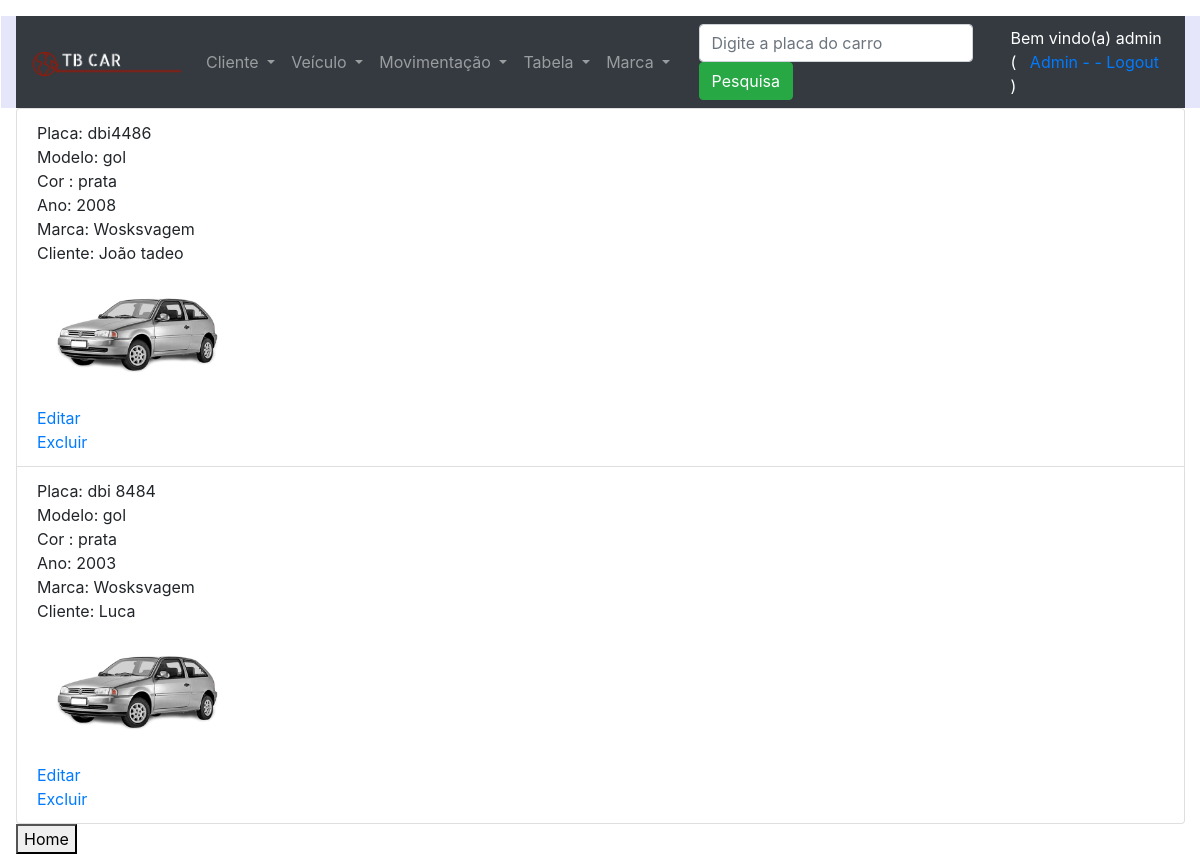
Page /listagemVeiculo/ (signed in) on the committed database.
### core/models.py (models this page shows, shortened)
class Veiculo(models.Model):
    placa = models.CharField(max_length=8, verbose_name='Placa')
    modelo = models.CharField(max_length=20, blank=True, null=True, verbose_name='Modelo')
    cor = models.CharField(max_length=20, blank=True, null=True, verbose_name='Cor')
    ano = models.IntegerField(default=2023, blank=True, null=True, verbose_name='Ano')
    marca_id = models.ForeignKey(Marca, on_delete=models.CASCADE, verbose_name='Fabricante')
    cliente_id = models.ForeignKey(Cliente, on_delete=models.CASCADE, verbose_name='Nome Cliente')
    foto = models.ImageField(upload_to='veiculo_foto', blank=True, null=True, verbose_name='Foto do Veiculo')
    class Meta:
        verbose_name_plural = 'Veículos'

class Marca(models.Model):
    nome = models.CharField(max_length=100, verbose_name='Marca')
    foto = models.ImageField(upload_to='marca_logo', blank=True, null=True, verbose_name='Logo da marca')
    url = models.URLField(verbose_name='URL', blank=True, null=True)
    def __str__(self):
        return self.nome;

class Cliente(models.Model):
    nome = models.CharField(max_length=100, verbose_name='Nome')
    endereco = models.CharField(max_length=100, blank=True, null=True, verbose_name='Endereço')
    complemento = models.CharField(max_length=50, blank=True, null=True, verbose_name='Complemento')
    bairro = models.CharField(max_length=50, blank=True, null=True, verbose_name='Bairro')
    cidade = models.CharField(max_length=100, blank=True, null=True, verbose_name='Cidade')
    fone = models.CharField(max_length=20, blank=True, null=True, verbose_name='Telefone')
    email = models.EmailField(verbose_name='E-mail')
    foto = models.ImageField(upload_to='cliente_foto', blank=True, null=True, verbose_name=' ')
    def __str__(self):
        return self.nome;

### core/views.py (the view)
# urls.py: path('listagemVeiculo/', listagemVeiculo, name='url_listagem_veiculo'),
@login_required
def listagemVeiculo(request):
    if request.user.is_staff:
        if request.POST and request.POST['input_pesquisa']:
            dados = Veiculo.objects.filter(placa__contains=request.POST['input_pesquisa'])
        else:
            dados = Veiculo.objects.all()
        contexto = {'dados': dados, 'text_input': 'Digite a placa do carro','listagem':'listagem'}
        return render(request, 'core/listagem_veiculo.html', contexto)
    return render(request, 'aviso.html')

### core/templates/core/listagem_veiculo.html (shortened to what this page needs)
{% extends 'base.html' %}
{% load static %}
{% block main %}
    <ul class="list-group">
    {% for i in dados %}
        <li class="list-group-item">
        Placa: {{i.placa}} <br>
        Modelo:{% if i.modelo %} {{i.modelo}} {%endif%} <br>
        Cor :{% if i.cor %} {{i.cor}} {%endif%} <br>
        Ano:{% if i.ano %} {{i.ano}} {%endif%} <br>
        Marca:{% if i.marca_id %} {{i.marca_id}} {%endif%} <br>
        Cliente:{% if i.cliente_id %} {{i.cliente_id}} {%endif%} <br>
        {% if i.foto %}
            <img src="{{ i.foto.url }}" width="200" >  <br>
        {% else %}
            <img src="{% static 'carro_generico.png' %}" width="200" > <br>
        {% endif %}
        <a href="{% url 'url_altera_veiculo' i.id %}">Editar</a><br>
        <a href="{% url 'url_exclui_veiculo' i.id %}">Excluir</a><br>
        </li>
    {% endfor %}
    </ul>
    <button onclick="window.location.href='/'">Home</button>
{% endblock %}

### templates/base.html (shortened to what this page needs)
<!DOCTYPE html>
{% load static %}
<html lang="en">
<head>
    <link rel="stylesheet" href="https://cdn.jsdelivr.net/npm/bootstrap@4.6.2/dist/css/bootstrap.min.css"
>
</head>
<body>
<div class="container-fluid pt-3 pl-3 ">
    <div class="row p=0" align="left">
        <div class="col-12" style="background-color:lavender;">
            <nav class="navbar navbar-expand-md bg-dark navbar-dark">
                <a class="navbar-brand" href="/">
                    <img src="{% static 'logotbcar.png'%}" alt="logo" style="width:150px;">
                </a>
                <div class="row w-100 collapse navbar-collapse" id="collapsibleNavbar">
                    <div class="col-6">
                        <ul class="navbar-nav">
                            <li class="nav-item dropdown">
                                <a class="nav-link dropdown-toggle" href="#" id="navbardrop" data-toggle="dropdown">
                                    Cliente
                                </a>
                            </li>
                            <li class="nav-item dropdown">
                                <a class="nav-link dropdown-toggle" href="#" id="navbardrop1" data-toggle="dropdown">
                                    Veículo
                                </a>
                            </li>
                            <li class="nav-item dropdown">
                                <a class="nav-link dropdown-toggle" href="#" id="navbardrop2" data-toggle="dropdown">
                                    Movimentação
                                </a>
                            </li>
                            <li class="nav-item dropdown">
                                <a class="nav-link dropdown-toggle" href="#" id="navbardrop3" data-toggle="dropdown">
                                    Tabela
                                </a>
                            </li>
                            <li class="nav-item dropdown">
                                <a class="nav-link dropdown-toggle" href="#" id="navbardrop4" data-toggle="dropdown">
                                    Marca
                                </a>
                            </li>
                        </ul>
                    </div>
                    {% if listagem %}
                        <div class="col">
                            <form class="form-inline" method="post">
                                <input class="form-control mr-sm-2" type="text" placeholder="{{ text_input }}"
                                       name="input_pesquisa">
                                <button class="btn btn-success" type="submit">Pesquisa</button>
                            </form>
                        </div>
                    {% endif %}
                    <div class="col text-white">
                        {% if user.get_username %}
                        Bem vindo(a) {{ user.get_username}} ( &nbsp;
                        <a href="/dmin/">Admin -</a>
                        <a href="/accounts/logout/">- Logout</a> )
                        {% else %}
                        Usuário(a) não autenticado(a) (
                        <a href="/accounts/login/">Login</a>
                        <a href="/accounts/registrar/">Registrar</a> )
                        {% endif %}
                    </div>
                    </div>
            </nav>
        </div>
    </div>
{% block main %}
{% endblock %}
</div>
</body>
</html>

### rows in the picture
Veiculo: placa "dbi4486", modelo "gol", cor "prata", ano "2008", marca_id "Wosksvagem", cliente_id "João tadeo", foto (picture)
Veiculo: placa "dbi 8484", modelo "gol", cor "prata", ano "2003", marca_id "Wosksvagem", cliente_id "Luca", foto (picture)

### other values in the picture
{{ user.get_username }} "admin"
